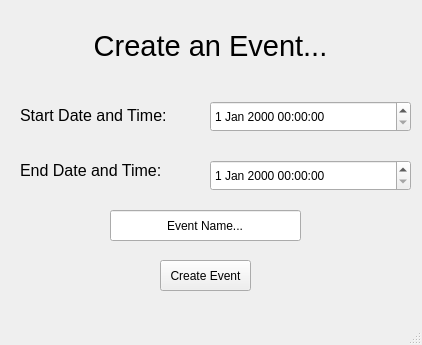
<?xml version="1.0" encoding="UTF-8"?>
<ui version="4.0">
 <class>EventMaker</class>
 <widget class="QMainWindow" name="EventMaker">
  <property name="geometry">
   <rect>
    <x>0</x>
    <y>0</y>
    <width>422</width>
    <height>345</height>
   </rect>
  </property>
  <property name="windowTitle">
   <string>MainWindow</string>
  </property>
  <widget class="QWidget" name="centralwidget">
   <widget class="QLabel" name="titleLabel">
    <property name="geometry">
     <rect>
      <x>20</x>
      <y>10</y>
      <width>381</width>
      <height>71</height>
     </rect>
    </property>
    <property name="font">
     <font>
      <pointsize>22</pointsize>
     </font>
    </property>
    <property name="text">
     <string>Create an Event...</string>
    </property>
    <property name="alignment">
     <set>Qt::AlignCenter</set>
    </property>
   </widget>
   <widget class="QLabel" name="startLabel">
    <property name="geometry">
     <rect>
      <x>20</x>
      <y>100</y>
      <width>161</width>
      <height>31</height>
     </rect>
    </property>
    <property name="font">
     <font>
      <pointsize>12</pointsize>
     </font>
    </property>
    <property name="text">
     <string>Start Date and Time:</string>
    </property>
   </widget>
   <widget class="QDateTimeEdit" name="dateTimeEditStart">
    <property name="geometry">
     <rect>
      <x>210</x>
      <y>101</y>
      <width>201</width>
      <height>31</height>
     </rect>
    </property>
   </widget>
   <widget class="QLabel" name="endLabel">
    <property name="geometry">
     <rect>
      <x>20</x>
      <y>150</y>
      <width>161</width>
      <height>41</height>
     </rect>
    </property>
    <property name="font">
     <font>
      <pointsize>12</pointsize>
     </font>
    </property>
    <property name="text">
     <string>End Date and Time:</string>
    </property>
   </widget>
   <widget class="QDateTimeEdit" name="dateTimeEdit">
    <property name="geometry">
     <rect>
      <x>210</x>
      <y>160</y>
      <width>201</width>
      <height>31</height>
     </rect>
    </property>
   </widget>
   <widget class="QLineEdit" name="eventName">
    <property name="geometry">
     <rect>
      <x>110</x>
      <y>210</y>
      <width>191</width>
      <height>31</height>
     </rect>
    </property>
    <property name="text">
     <string>Event Name...</string>
    </property>
    <property name="alignment">
     <set>Qt::AlignCenter</set>
    </property>
   </widget>
   <widget class="QPushButton" name="createButton">
    <property name="geometry">
     <rect>
      <x>160</x>
      <y>260</y>
      <width>91</width>
      <height>31</height>
     </rect>
    </property>
    <property name="text">
     <string>Create Event</string>
    </property>
   </widget>
  </widget>
  <widget class="QMenuBar" name="menubar">
   <property name="geometry">
    <rect>
     <x>0</x>
     <y>0</y>
     <width>422</width>
     <height>21</height>
    </rect>
   </property>
  </widget>
  <widget class="QStatusBar" name="statusbar"/>
 </widget>
 <resources/>
 <connections/>
</ui>
